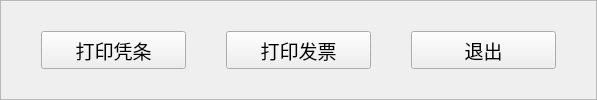
         <widget class="QFrame" name="frame_9">
          <property name="frameShape">
           <enum>QFrame::StyledPanel</enum>
          </property>
          <property name="frameShadow">
           <enum>QFrame::Raised</enum>
          </property>
          <layout class="QHBoxLayout" name="horizontalLayout_7">
           <property name="spacing">
            <number>0</number>
           </property>
           <property name="leftMargin">
            <number>0</number>
           </property>
           <property name="topMargin">
            <number>0</number>
           </property>
           <property name="rightMargin">
            <number>0</number>
           </property>
           <property name="bottomMargin">
            <number>0</number>
           </property>
           <item>
            <layout class="QHBoxLayout" name="horizontalLayout_21">
             <item>
              <spacer name="horizontalSpacer_6">
               <property name="orientation">
                <enum>Qt::Horizontal</enum>
               </property>
               <property name="sizeHint" stdset="0">
                <size>
                 <width>40</width>
                 <height>20</height>
                </size>
               </property>
              </spacer>
             </item>
             <item>
              <widget class="QPushButton" name="pushButton_6">
               <property name="sizePolicy">
                <sizepolicy hsizetype="Fixed" vsizetype="Fixed">
                 <horstretch>0</horstretch>
                 <verstretch>0</verstretch>
                </sizepolicy>
               </property>
               <property name="minimumSize">
                <size>
                 <width>145</width>
                 <height>38</height>
                </size>
               </property>
               <property name="maximumSize">
                <size>
                 <width>145</width>
                 <height>38</height>
                </size>
               </property>
               <property name="font">
                <font>
                 <family>微软雅黑</family>
                 <pointsize>14</pointsize>
                </font>
               </property>
               <property name="focusPolicy">
                <enum>Qt::NoFocus</enum>
               </property>
               <property name="styleSheet">
                <string notr="true">border-image: url(:/image/picture/qietu/enable_button.png);</string>
               </property>
               <property name="text">
                <string>打印凭条</string>
               </property>
              </widget>
             </item>
             <item>
              <spacer name="horizontalSpacer_5">
               <property name="orientation">
                <enum>Qt::Horizontal</enum>
               </property>
               <property name="sizeHint" stdset="0">
                <size>
                 <width>40</width>
                 <height>20</height>
                </size>
               </property>
              </spacer>
             </item>
             <item>
              <widget class="QPushButton" name="pushButton_5">
               <property name="sizePolicy">
                <sizepolicy hsizetype="Fixed" vsizetype="Fixed">
                 <horstretch>0</horstretch>
                 <verstretch>0</verstretch>
                </sizepolicy>
               </property>
               <property name="minimumSize">
                <size>
                 <width>145</width>
                 <height>38</height>
                </size>
               </property>
               <property name="maximumSize">
                <size>
                 <width>145</width>
                 <height>38</height>
                </size>
               </property>
               <property name="font">
                <font>
                 <family>微软雅黑</family>
                 <pointsize>14</pointsize>
                </font>
               </property>
               <property name="focusPolicy">
                <enum>Qt::NoFocus</enum>
               </property>
               <property name="styleSheet">
                <string notr="true">border-image: url(:/image/picture/qietu/enable_button.png);</string>
               </property>
               <property name="text">
                <string>打印发票</string>
               </property>
              </widget>
             </item>
             <item>
              <spacer name="horizontalSpacer_15">
               <property name="orientation">
                <enum>Qt::Horizontal</enum>
               </property>
               <property name="sizeType">
                <enum>QSizePolicy::Expanding</enum>
               </property>
               <property name="sizeHint" stdset="0">
                <size>
                 <width>40</width>
                 <height>20</height>
                </size>
               </property>
              </spacer>
             </item>
             <item>
              <widget class="QPushButton" name="pushButton_2">
               <property name="sizePolicy">
                <sizepolicy hsizetype="Fixed" vsizetype="Fixed">
                 <horstretch>0</horstretch>
                 <verstretch>0</verstretch>
                </sizepolicy>
               </property>
               <property name="minimumSize">
                <size>
                 <width>145</width>
                 <height>38</height>
                </size>
               </property>
               <property name="maximumSize">
                <size>
                 <width>145</width>
                 <height>38</height>
                </size>
               </property>
               <property name="font">
                <font>
                 <family>微软雅黑</family>
                 <pointsize>14</pointsize>
                </font>
               </property>
               <property name="focusPolicy">
                <enum>Qt::NoFocus</enum>
               </property>
               <property name="styleSheet">
                <string notr="true">border-image: url(:/image/picture/qietu/enable_button.png);</string>
               </property>
               <property name="text">
                <string>退出</string>
               </property>
              </widget>
             </item>
             <item>
              <spacer name="horizontalSpacer_9">
               <property name="orientation">
                <enum>Qt::Horizontal</enum>
               </property>
               <property name="sizeHint" stdset="0">
                <size>
                 <width>40</width>
                 <height>20</height>
                </size>
               </property>
              </spacer>
             </item>
            </layout>
           </item>
          </layout>
         </widget>
